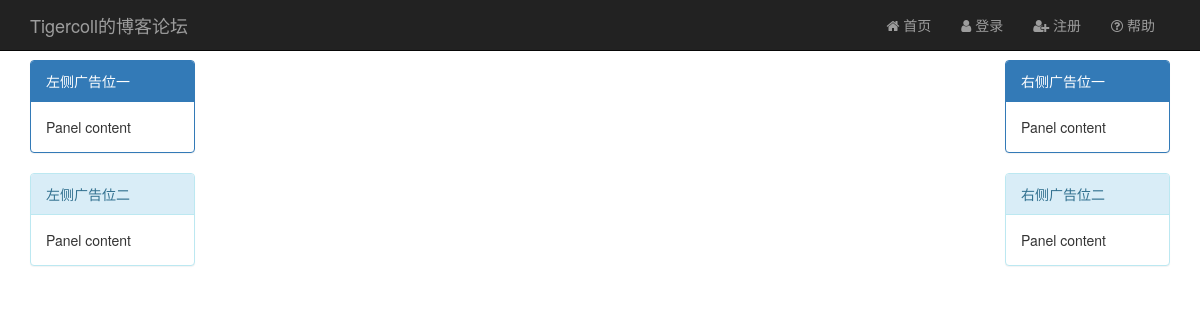
Before: /index/ with the older database file.
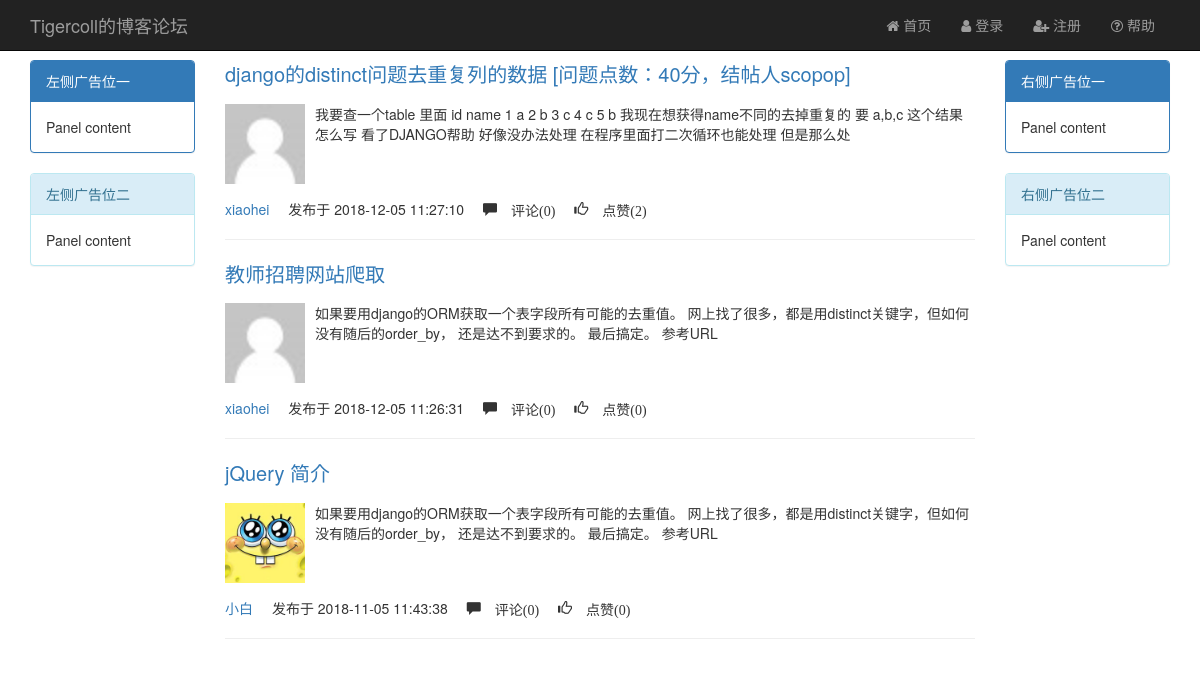
After: the same page with the newer database file.
### bbs_blog/models.py (models this page shows, shortened)
class Article(models.Model):
    nid = models.AutoField(primary_key=True)
    title = models.CharField(max_length=64,verbose_name='文章的标题')
    desc = models.CharField(max_length=128,verbose_name='文章简介')
    create_time = models.DateTimeField(auto_now_add=True,verbose_name='创建时间')
    comment_count = models.IntegerField(verbose_name='评论数',default=0)
    favour_count =models.IntegerField(verbose_name='点赞数',default=0)
    author = models.ForeignKey(to='UserInfo',to_field='nid',on_delete=models.CASCADE,verbose_name='作者')
    tag = models.ManyToManyField(to=Tag,verbose_name='文章标签')
    category = models.ForeignKey(to=Category,on_delete=models.CASCADE,verbose_name='文章分类')
    class Meta:
        verbose_name = '文章'
        verbose_name_plural = verbose_name
        ordering=['-create_time']

class UserInfo(AbstractUser):
    nid = models.AutoField(primary_key=True)
    avatar = models.ImageField(upload_to="static/avatars/", default="static/avatars/default.png", verbose_name="头像")
    phone = models.CharField(max_length=13,verbose_name='手机号',default='')
    create_time = models.DateTimeField(auto_now_add=True,verbose_name='创建时间')
    blog = models.OneToOneField(to='BlogIndex',to_field='nid',on_delete=models.CASCADE,verbose_name='个人博客',blank=True,null=True)
    nick_name = models.CharField(max_length=64,verbose_name='显示名,昵称',default='')
    class Meta:
        verbose_name = '用户表'
        verbose_name_plural = verbose_name

### bbs_blog/views.py (the view)
# urls.py: path('index/',IndexView.as_view(),name='index'),
class IndexView(View):
    def get(self, request):
        article_list = Article.objects.all()
        return render(request, 'index.html', {'article_list': article_list})

### templates/index.html (shortened to what this page needs)
<!DOCTYPE html>
<html lang="en">
<head>
    <link rel="stylesheet" href="/static/bootstrap/css/bootstrap.min.css">
    <link rel="stylesheet" href="/static/mystyle.css">
    <link rel="stylesheet" href="/static/fontawesome/css/font-awesome.min.css">
</head>
<body>
<nav class="navbar navbar-inverse navbar-fixed-top">
    <div class="container">
        <div class="navbar-header">
            <a class="navbar-brand" href={% url  "index" %}>Tigercoll的博客论坛</a>
        </div>
        <div id="navbar" class="navbar-collapse collapse pull-right">
            <ul class="nav navbar-nav">
                <li class=""><a href={% url  "index" %}><i class="fa fa-home"></i> 首页</a>
                {% if request.user.username %}
                   <li><a href="#">{{ request.user.username }}</a></li>
                    <li class="dropdown">
                        <a href="#" class="dropdown-toggle" data-toggle="dropdown" role="button" aria-haspopup="true"
                           aria-expanded="false">个人中心<span class="caret"></span></a>
                        <ul class="dropdown-menu">
                            <li><a href="#">Action</a></li>
                            <li><a href="#">Another action</a></li>
                            <li><a href="#">Something else here</a></li>
                            <li role="separator" class="divider"></li>
                            <li><a href="/logout/">注销</a></li>
                        </ul>
                    </li>
                    {% else %}
                <li><a href={% url 'login' %}><i class="fa fa-user"></i> 登录</a></li>
                <li><a href={% url 'register' %}><i class="fa fa-user-plus"></i> 注册</a></li>
                {% endif %}
                <li><a href="#"><i class="fa fa-question-circle-o"></i> 帮助</a></li>
            </ul>
        </div>
    </div>
</nav>
<div class="container article-content">
    <div class="row ">
        <div class="col-md-2">
                <div class="panel panel-primary">
                    <div class="panel-heading">左侧广告位一</div>
                    <div class="panel-body">
                        Panel content
                    </div>
                </div>
                <div class="panel panel-info">
                    <div class="panel-heading">左侧广告位二</div>
                    <div class="panel-body">
                        Panel content
                    </div>
                </div>
        </div>
        <div class="col-md-8" >
            <div class="article-list">
                {% for article in article_list %}
                    <div class="article">
                        <p class="article-title"><a href="/blog/{{ article.author.username }}/article/{{ article.pk }}/">{{ article.title }}</a></p>
                        <div class="media">
                            <div class="media-left">
                                <a href="#">
                                    <img class="media-object author-img" src="/{{ article.author.avatar }}" alt="...">
                                </a>
                            </div>
                            <div class="media-body">
                                <p>{{ article.desc }}</p>
                            </div>
                        </div>
                        <div class="article-footer">
                            <span><a href="/blog/{{ article.author.username }}/">
                                {% if  article.author.nick_name %}
                                {{ article.author.nick_name }}
                                {% else %}
                                {{ article.author.username }}
                                {% endif %}
                            </a></span>发布于
                            <span>{{ article.create_time|date:'Y-m-d H:i:s' }}</span>
                            <span class="glyphicon glyphicon-comment"> 评论({{ article.comment_count }})</span>
                            <span class="glyphicon glyphicon-thumbs-up"> 点赞({{ article.favour_count }})</span>
                        </div>
                    </div>
                    <hr>
                {% endfor %}
            </div>
        </div>
        <div class="col-md-2">
            <div class="panel panel-primary">
                <div class="panel-heading">右侧广告位一</div>
                <div class="panel-body">
                    Panel content
                </div>
            </div>
            <div class="panel panel-info">
                <div class="panel-heading">右侧广告位二</div>
                <div class="panel-body">
                    Panel content
                </div>
            </div>
        </div>
    </div>
</div>
</body>
</html>

### static/mystyle.css (style rules this page uses)
.article-content { padding-top: 5%; }
.author-img { width: 80px; height: 80px; }
.article-footer>span { margin-right: 15px; }
.article-footer { margin-top: 15px; }
.article-title { font-size: 20px; }

Changed rows visible on the page:
added Article: title "django的distinct问题去重复列的数据 [问题点数：40分，结帖人scopop]", author.avatar (placeholder picture), desc "我要查一个table 里面 id name 1 a 2 b 3 c 4 c 5 b 我现在想获得name不同的去掉重复的 要 a,b,c 这个结果 怎么写 看了DJANGO帮助 好像没办法处理 在程序里面打二次循环也能处理 但是那么处", author.username "xiaohei", create_time "2018-12-05 11:27:10", comment_count "0", favour_count "2"
added Article: title "教师招聘网站爬取", author.avatar (placeholder picture), desc "如果要用django的ORM获取一个表字段所有可能的去重值。 网上找了很多，都是用distinct关键字，但如何没有随后的order_by， 还是达不到要求的。 最后搞定。 参考URL", author.username "xiaohei", create_time "2018-12-05 11:26:31", comment_count "0", favour_count "0"
added Article: title "jQuery 简介", author.avatar (picture), desc "如果要用django的ORM获取一个表字段所有可能的去重值。 网上找了很多，都是用distinct关键字，但如何没有随后的order_by， 还是达不到要求的。 最后搞定。 参考URL", author.nick_name "小白", create_time "2018-11-05 11:43:38", comment_count "0", favour_count "0"
